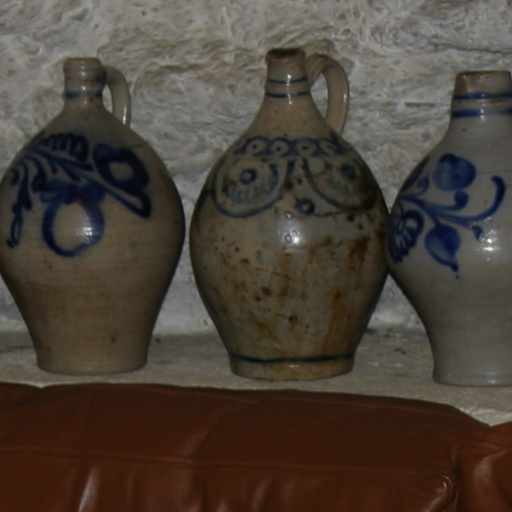
%> input picture guided filter/img/cave-flash.bmp, 512 x 512 px
$ octave main.m   (GNU Octave 9; MATLAB toolbox functions it lacks are replaced by stand-ins)
%> lines starting %> are read from the running program, lines starting %| are printed output that depends on the picture
### guided filter/selffilter.m
function q = selffilter(I, r, eps)


[hei, wid] = size(I);
N = calculate_mean(ones(hei, wid), r);

mean_I = calculate_mean(I, r) ./ N;


mean_II = calculate_mean(I.*I, r) ./ N;
var_I = mean_II - mean_I .* mean_I;

a = var_I ./ (var_I + eps);
b = mean_I - a .* mean_I;

mean_a = calculate_mean(a, r) ./ N;
mean_b = calculate_mean(b, r) ./ N;

q = mean_a .* I + mean_b;
end

### guided filter/calculate_mean.m
function output = calculate_mean(input, r)


% Get the size of the input image
[height, width] = size(input);

% Initialize the output image as a zero matrix of the same size as the input image
output = zeros(height, width);

% Compute the cumulative sum of the input image over the Y-axis
cumulativeSumY = cumsum(input, 1);
imDst = zeros(height,width);
% Compute the difference over the Y-axis to obtain the local average values for each row
for row = 1:height
    if row <= r+1
        % First r+1 rows of the output image
        output(row,:) = cumulativeSumY(2*r+1,:);
    elseif row >= height-r+1
        % Last r rows of the output image
        output(row,:) = cumulativeSumY(height,:) - cumulativeSumY(height-2*r-1,:);
    else
        % Middle rows of the output image
        output(row,:) = cumulativeSumY(row+r,:) - cumulativeSumY(row-r-1,:);
    end
end

% Compute the cumulative sum of the output image over the X-axis
cumulativeSumX = cumsum(input, 2);

% Compute the difference over the X-axis to obtain the local average values for each column
for col = 1:width
    if col <= r+1
        % First r+1 columns of the output image
        output(:,col) = cumulativeSumX(:,2*r+1);
    elseif col >= width-r+1
        % Last r columns of the output image
        output(:,col) = cumulativeSumX(:,width) - cumulativeSumX(:,width-2*r-1);
    else
        % Middle columns of the output image
        output(:,col) = cumulativeSumX(:,col+r) - cumulativeSumX(:,col-r-1);
    end
end

end

### guided filter/guidedfilter.m
function q = guidedfilter(I, p, r, eps)


% Get the size of the input images
[height, width] = size(I);

% Compute the size of each local patch
N = calculate_mean(ones(height, width), r);

% Compute the means of the intensities and guidance values in each local patch
mean_I = calculate_mean(I, r) ./ N;
mean_p = calculate_mean(p, r) ./ N;


% Compute the covariance of the intensities and guidance values in each local patch
cov_Ip = (calculate_mean(I .* p, r) ./ N) - mean_I .* mean_p;


% Compute the variance of the intensities in each local patch
var_I = (calculate_mean(I .* I, r) ./ N) - mean_I .* mean_I;

% Compute the parameters  in each local patch
a = cov_Ip ./ (var_I + eps);
b = mean_p - a .* mean_I;

% Compute the mean of the parameters in each local patch
mean_a = calculate_mean(a, r) ./ N;
mean_b = calculate_mean(b, r) ./ N;


q = mean_a .* I + mean_b;

end

### guided filter/main.m
% read the image
flash = double(imread('cave-flash.bmp')) / 255;
noflash=double(imread('cave-noflash.bmp')) / 255;
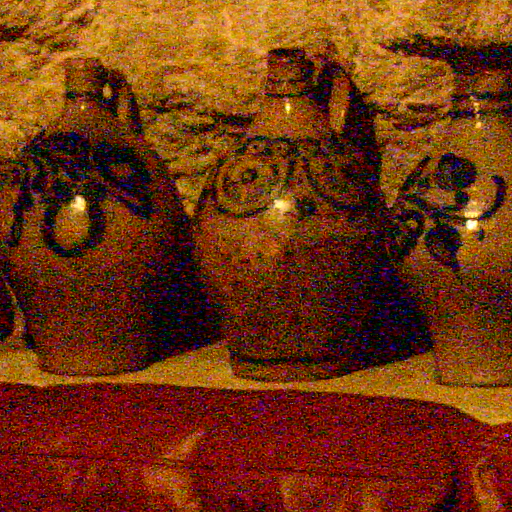
%> input picture guided filter/img/cave-noflash.bmp, 512 x 512 px
% select the window size
r = 8;
% value of epsilon in two guided filter esp1 for nolash esp2 for flash
eps1 = 0.02^2;
eps2 = 0.08^2;
% guide filter flash image using itself as guidance
filter_flash= zeros(size(flash));
filter_flash(:, :, 1) = selffilter(flash(:, :, 1),  r, eps2);
%> after the loop in calculate_mean, `for row = 1:height`: output: size 512x512 double; every value is 17
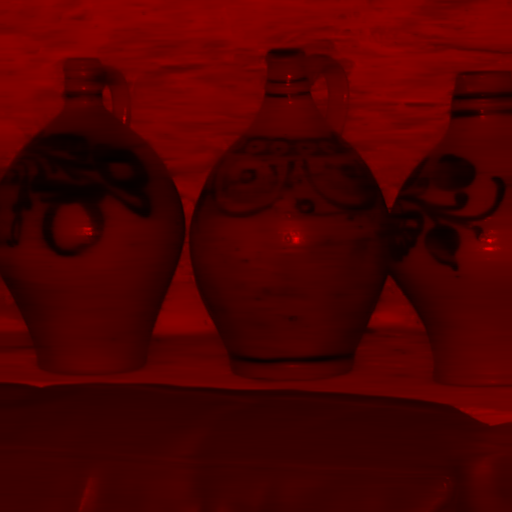
%> filter_flash: size 512x512x3 double; mean R, G, B 0.291, 0, 0
filter_flash(:, :, 2) = selffilter(flash(:, :, 2),  r, eps2);
%> call 2 of selffilter, with r = 8, eps = 0.0064
%> call 7 of calculate_mean, with r = 8
%> in calculate_mean (call 7), `cumulativeSumX = cumsum(input, 2);`:
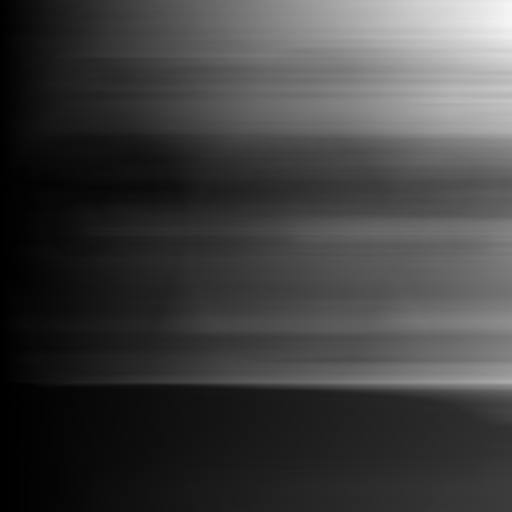
%> cumulativeSumX: size 512x512 double; min 0.0745, max 246.6, mean 64.2
%> after the loop in calculate_mean (call 7), `for col = 1:width`:
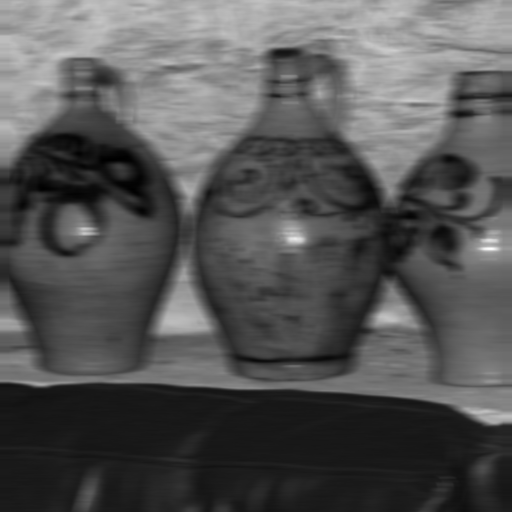
%> output: size 512x512 double; min 0.549, max 11.93, mean 4.35; drawn with min black and max white
%> call 8 of calculate_mean, with r = 8
%> after the loop in calculate_mean (call 8), `for col = 1:width`:
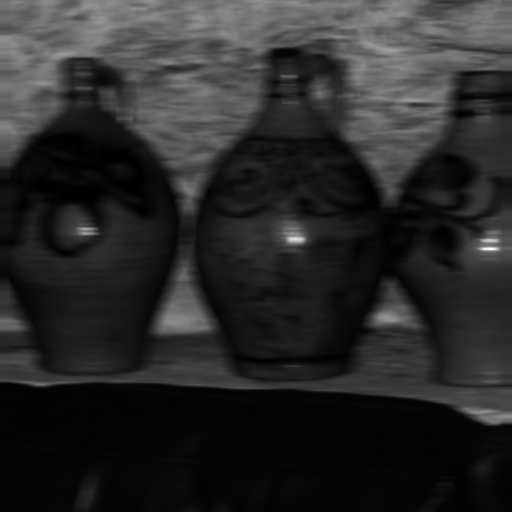
%> output: size 512x512 double; min 0.0184, max 8.69, mean 1.45; drawn with min black and max white
%> after the loop in calculate_mean (call 9), `for row = 1:height`:
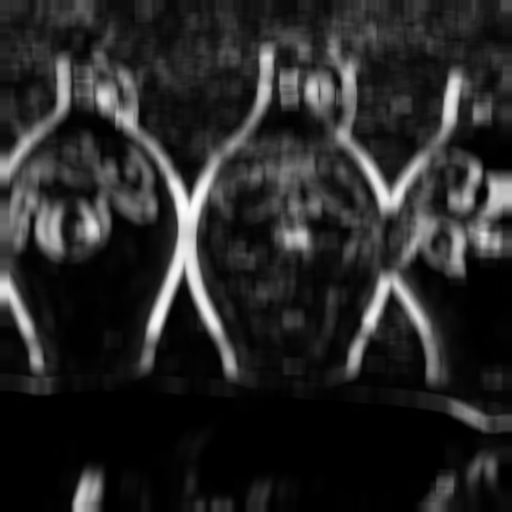
%> output: size 512x512 double; min 0.0211, max 14.26, mean 2.23; drawn with min black and max white
%> in selffilter (call 2), `mean_a = calculate_mean(a, r) ./ N;`:
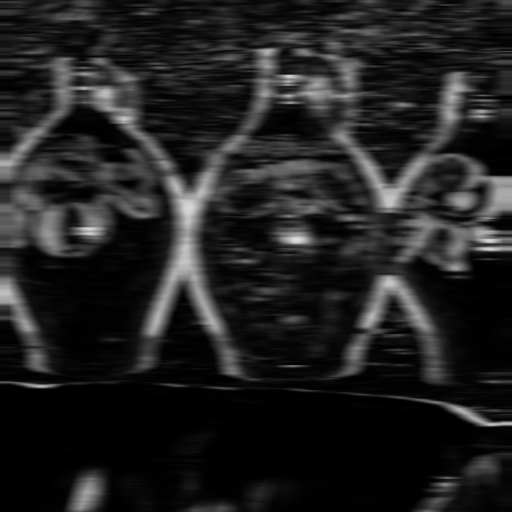
%> mean_a: size 512x512 double; min 0.000356, max 0.876, mean 0.131
filter_flash(:, :, 3) = selffilter(flash(:, :, 3),  r, eps2);
% guide filter noflash image using itself as guidance
filter_noflash= zeros(size(flash));
filter_noflash(:, :, 1) = guidedfilter(flash(:, :, 1), noflash(:, :, 1), r, eps1);
filter_noflash(:, :, 2) = guidedfilter(flash(:, :, 2), noflash(:, :, 2), r, eps1);
filter_noflash(:, :, 3) = guidedfilter(flash(:, :, 3), noflash(:, :, 3), r, eps1);
% detail layer
detail=flash-filter_flash;
tao=1;
final = filter_noflash+detail;
% [12 lines of commented-out code are left out]

figure(1);
imshow(final, [0, 1]);
